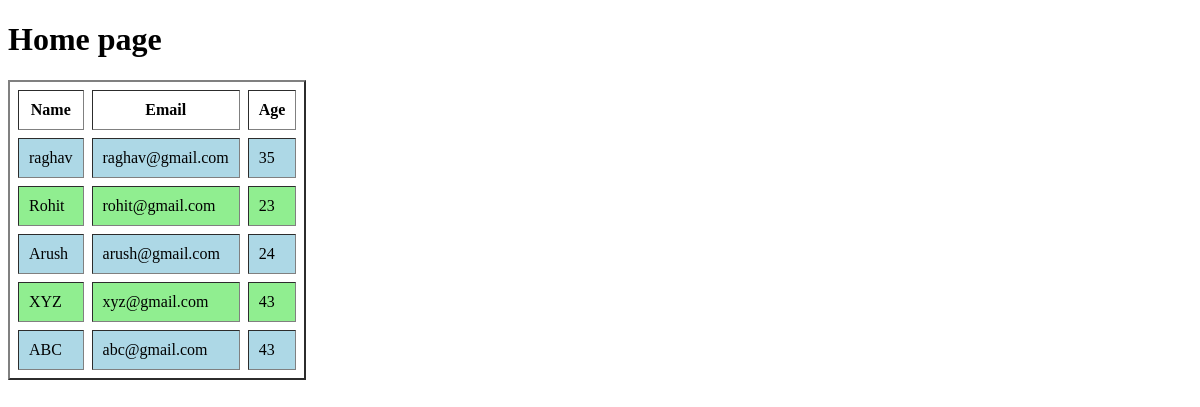
Before: / with the older database file.
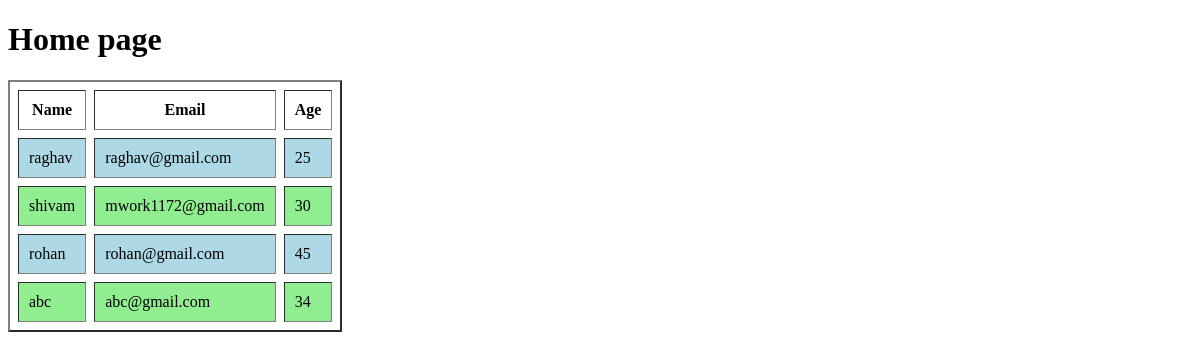
After: the same page with the newer database file.
### myapp/models.py (models this page shows, shortened)
class Student(models.Model):
    name = models.CharField(max_length=100);
    age = models.IntegerField();
    email = models.EmailField(unique=True);

### myapp/views.py (the view)
# urls.py: 2. Add a URL to urlpatterns:  path('', views.home, name='home')
def home(request):
    students = Student.objects.all();
    return render(request, "home.html", {"students": students});

### myapp/templates/home.html (shortened to what this page needs)
<!DOCTYPE html>
<html lang="en">
<head>
</head>
<body>
    <h1>Home page</h1>
    {% if students %}
    <table border="2" cellpadding="10" cellspacing="8">
        <tr>
            <th>Name</th>
            <th>Email</th>
            <th>Age</th>
        </tr>
        {% for s in students %}
        <tr style="background-color: {% cycle 'lightblue' 'lightgreen' %}">
            <td>{{s.name}}</td>
            <td>{{s.email}}</td>
            <td>{{s.age}}</td>
        </tr>
        {% endfor %}
    </table>
    {% endif %}
</body>
</html>

Changed rows visible on the page:
removed Student: name "ABC", email "abc@gmail.com", age "43"
changed Student "raghav": age "35" → "25"
changed Student: name "Rohit" → "shivam"; email "rohit@gmail.com" → "mwork1172@gmail.com"; age "23" → "30"
changed Student: name "Arush" → "rohan"; email "arush@gmail.com" → "rohan@gmail.com"; age "24" → "45"
changed Student: name "XYZ" → "abc"; email "xyz@gmail.com" → "abc@gmail.com"; age "43" → "34"
